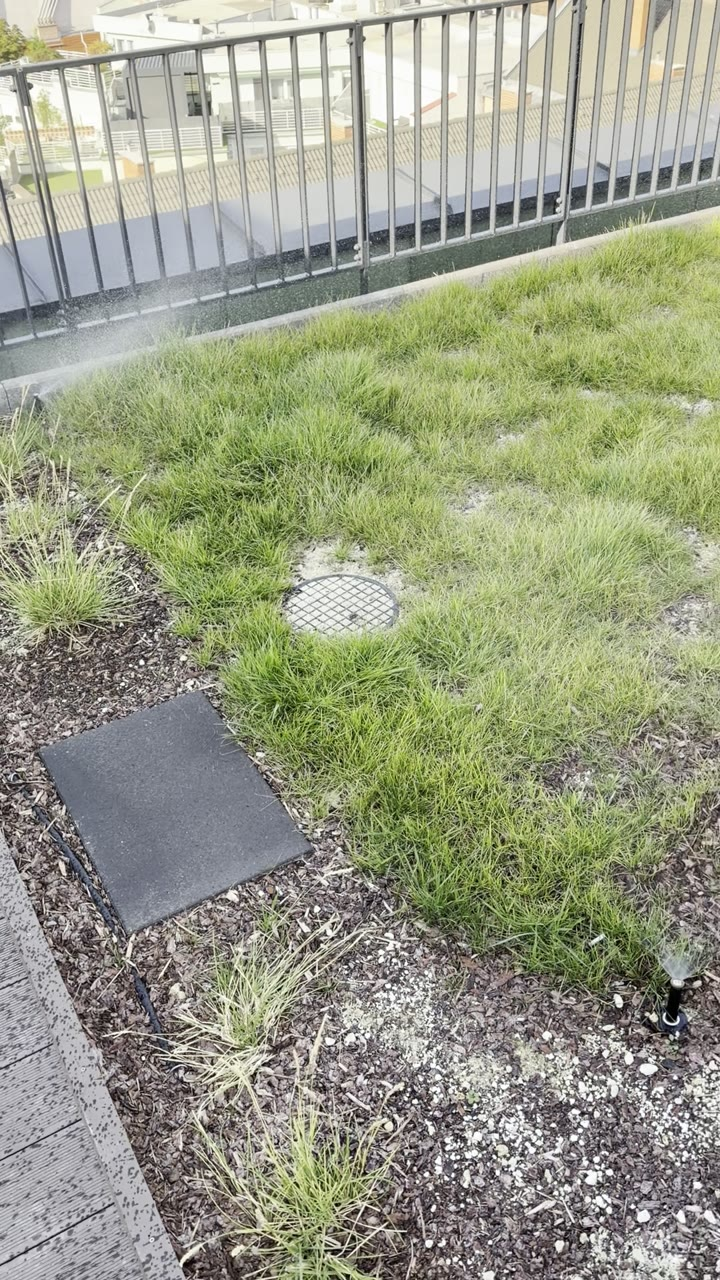
#> input picture 02_referenciak/A902_helyszin/kert_video_IMG2498_2026-10-21/A902_kert_video2_t00s.jpg, 720 x 1280 px, given in place of alap.png, which was not available
$ python osszevetes_lapok.py ../../../02_referenciak/A902_helyszin/kert_video_IMG2498_2026-10-21
#> lines starting #> are read from the running program, lines starting #| are printed output that depends on the picture; pictures that were not available may be replaced by others from this repository, and a replacement may not be noted
# KEP-004 V3_TEST – geometriai és kreatív összevető lapok (Claude, 2026-10-25). Csak olvas, új JPG-t ír.
import sys
from PIL import Image, ImageDraw, ImageFont
FONT = ImageFont.truetype('/usr/share/fonts/truetype/dejavu/DejaVuSans-Bold.ttf', 26)
FS = ImageFont.truetype('/usr/share/fonts/truetype/dejavu/DejaVuSans.ttf', 20)
def tile(path, cim, al='', w=800, h=500):
#> called with cim = '1. alapkép (Blender v2b-1, Cam_02)', al = '', w = 800, h = 500
    im = Image.open(path).convert('RGB').resize((w, h), Image.LANCZOS); d = ImageDraw.Draw(im)
#> after `im = Image.open(path).convert('RGB').resize((w, h), Image.LANCZOS)`:
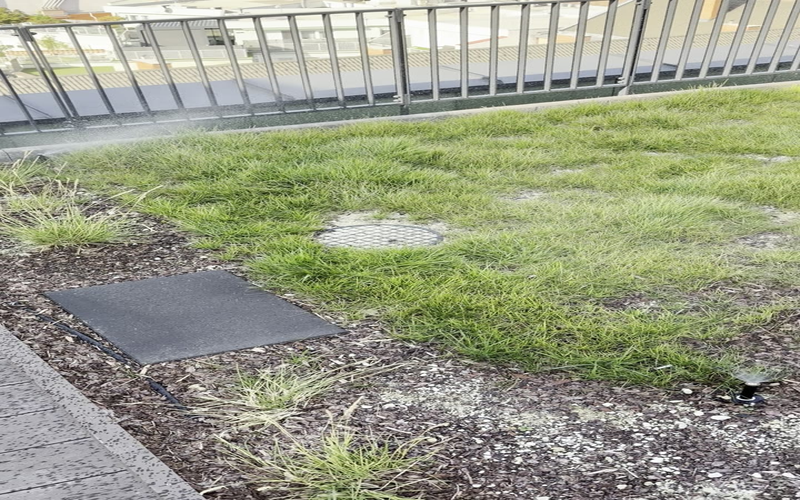
#> im: PIL image 800x500 RGB; mean R, G, B 153, 156.7, 133.6
    d.rectangle([0, 0, w, 64 if al else 38], fill=(0, 0, 0)); d.text((10, 6), cim, font=FONT, fill=(255, 220, 0))
    if al: d.text((10, 38), al, font=FS, fill=(230, 230, 230))
    return im
def lap(tiles, cols, out, fejlec):
    w, h = tiles[0].size; rows = (len(tiles) + cols - 1) // cols
    sheet = Image.new('RGB', (cols * w, rows * h + 50), (25, 25, 25)); d = ImageDraw.Draw(sheet)
    d.text((12, 10), fejlec, font=FONT, fill=(255, 255, 255))
    for i, t in enumerate(tiles): sheet.paste(t, ((i % cols) * w, 50 + (i // cols) * h))
    sheet.save(out, quality=88)
if __name__ == '__main__':
    G = sys.argv[1]
    for k, nev in (('S01', 'S01 Kyoto Ink'), ('S02', 'S02 BiBo Nocturne')):
        lap([tile(f'{G}/alap.png', '1. alapkép (Blender v2b-1, Cam_02)'), tile(f'{G}/tomeg_{k}.png', '1b V3-tömbkép (Blender, validátor PASS)'),
             tile(f'{G}/{k}_V3TEST.png', f'{nev} – V3_TEST (ChatGPT, 1586×992)'),
             tile(f'{G}/{k}_V3TEST_vetitett_atfedes.jpg', 'vetített ellenőrzés', 'piros: falak/nyílás · narancs: üvegprofil · cián: V3-tömbök')],
            2, f'{G}/{k}_V3TEST_geometriai_osszevetes.jpg', f'A-902 · Cam_02 · {nev} · V3_TEST geometriai összevetés (Claude, 2026-10-25)')
#> call 2 of tile, with cim = '1b V3-tömbkép (Blender, validátor PASS)', al = '', w = 800, h = 500
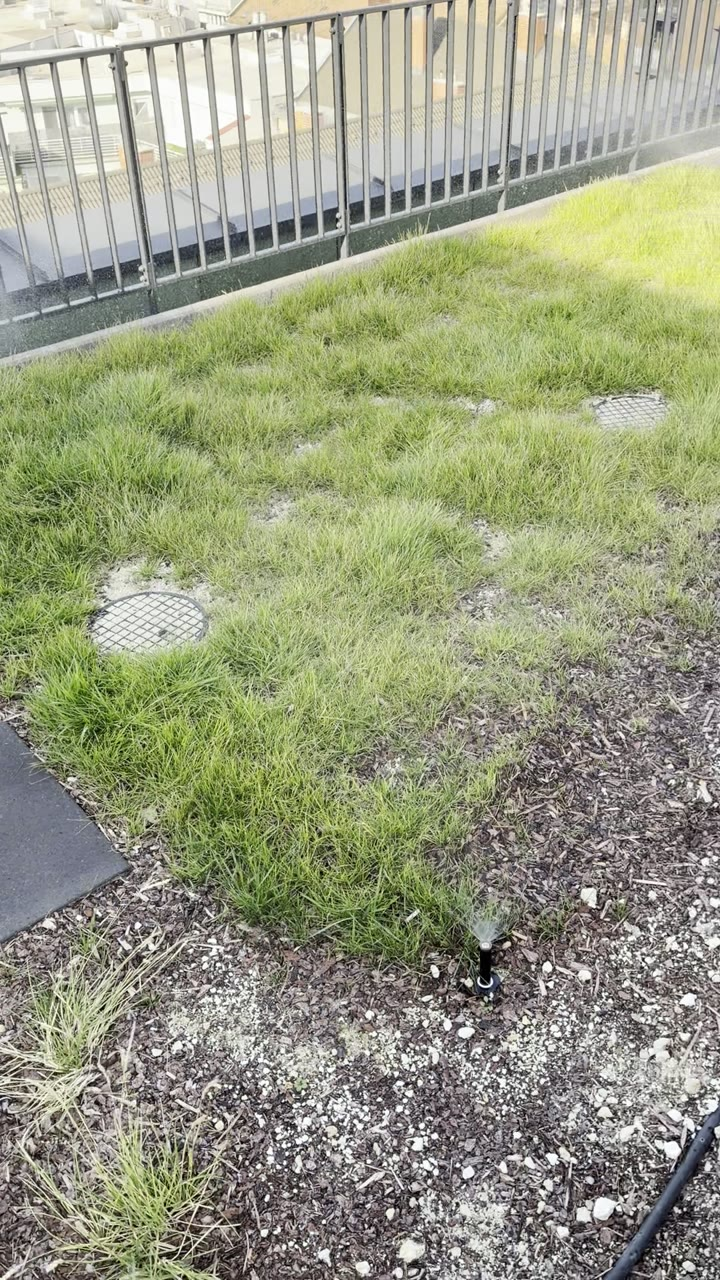
#> input picture 02_referenciak/A902_helyszin/kert_video_IMG2498_2026-10-21/A902_kert_video2_t01s.jpg, 720 x 1280 px, given in place of tomeg_S01.png, which was not available
#> in tile (call 2), `im = Image.open(path).convert('RGB').resize((w, h), Image.LANCZOS)`:
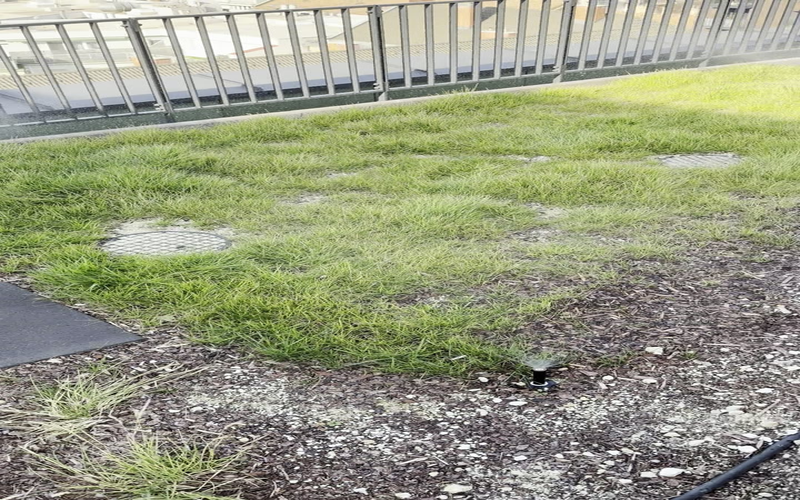
#> im: PIL image 800x500 RGB; mean R, G, B 152.5, 156.1, 129.5
#> (the run stopped early here; a loop or call above may not have finished)
